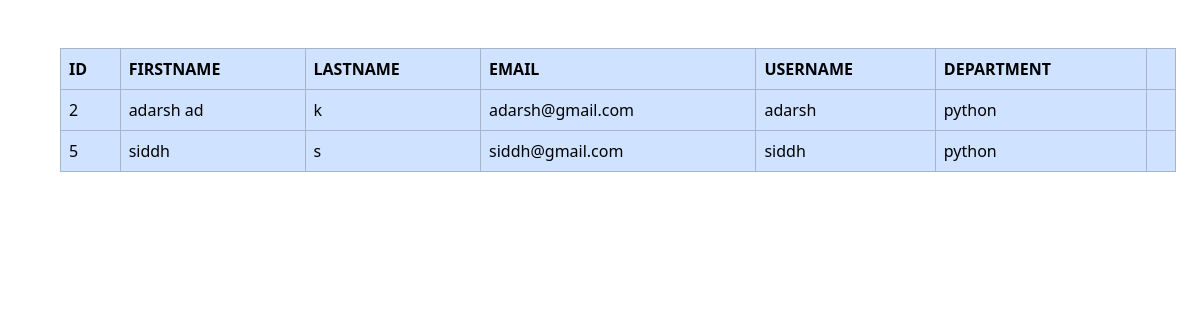
Screenshot of /depbyteacher (signed in) with the database file from the repository.
### newapp/models.py (models this page shows)
class Teacher(models.Model):
    depid=models.ForeignKey(Department,on_delete=models.CASCADE)
    tid=models.ForeignKey(User,on_delete=models.CASCADE)
    Age=models.IntegerField()
    Address=models.CharField(max_length=100)
    Qualification=models.CharField(max_length=100)

class User(AbstractUser):
    usertype=models.CharField(max_length=50)

class Department(models.Model):
    Dep_Name=models.CharField(max_length=100)

### newapp/views.py (the view)
# urls.py: path('depbyteacher',views.depbyteacher,name='depbyteacher'),
def depbyteacher(request):
    student=Student.objects.get(sid=request.user)
    department_teachers=Teacher.objects.filter(depid=student.depid)
    return render(request,'department_teachers.html',{'x1':department_teachers})

### newapp/templates/department_teachers.html (shortened to what this page needs)
<!DOCTYPE html>
<html lang="en">
<head>
    <link href="https://cdn.jsdelivr.net/npm/bootstrap@5.3.3/dist/css/bootstrap.min.css" rel="stylesheet">
</head>
</head>
<body>
    <div class="container m-5">
    <table  class="table table-bordered table-primary">
        <tr>
            <th>ID</th>
            <th>FIRSTNAME</th>
            <th>LASTNAME</th>
            <th>EMAIL</th>
            <th>USERNAME</th>
            <th>DEPARTMENT</th>
            <th></th>
        </tr>
        {% for i in x1 %}
        <tr>
            <td>{{i.id}}</td>
            <td>{{i.tid.first_name}}</td>
            <td>{{i.tid.last_name}}</td>
            <td>{{i.tid.email}}</td>
            <td>{{i.tid.username}}</td>
            <td>{{i.depid.Dep_Name}}</td>
            <td></td>
        </tr>
        {% endfor %}
    </table>
</div>
</body>
</html>

### rows the page displays
Teacher: id "2", tid.first_name "adarsh ad", tid.last_name "k", tid.email "adarsh@gmail.com", tid.username "adarsh", depid.Dep_Name "python"
Teacher: id "5", tid.first_name "siddh", tid.last_name "s", tid.email "siddh@gmail.com", tid.username "siddh", depid.Dep_Name "python"
